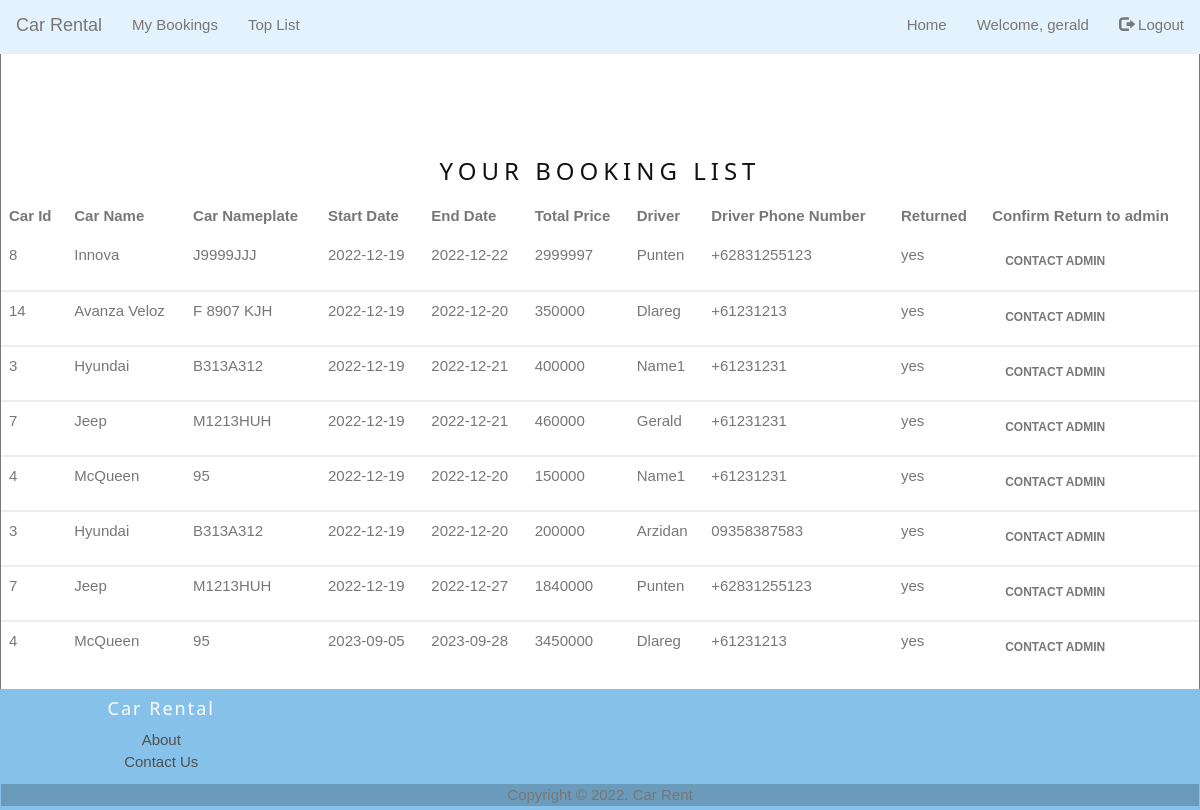
Page /mybooking.php?user_id=6 (signed in) on the committed database.
### tables this page shows
CREATE TABLE `booking` (
  `book_id` int(255) NOT NULL,
  `user_id` int(50) NOT NULL,
  `car_id` int(50) NOT NULL,
  `driver_id` int(50) NOT NULL,
  `startDate` varchar(2555) NOT NULL,
  `endDate` varchar(2555) NOT NULL,
  `price` int(100) NOT NULL,
  `no_days` int(50) DEFAULT NULL,
  `total_price` int(255) NOT NULL,
  `returned` varchar(3) NOT NULL
);

CREATE TABLE `cars` (
  `car_id` int(255) NOT NULL,
  `car_name` varchar(50) NOT NULL,
  `car_nameplate` varchar(50) NOT NULL,
  `car_img` varchar(50) DEFAULT 'NA',
  `price` int(11) DEFAULT NULL,
  `year` int(6) DEFAULT NULL,
  `car_availability` tinyint(1) DEFAULT 1,
  `car_status` enum('Accessible','Inaccessible') DEFAULT NULL
);

CREATE TABLE `driver` (
  `driver_id` int(255) NOT NULL,
  `driver_name` varchar(50) NOT NULL,
  `dl_number` varchar(50) NOT NULL,
  `driver_phone` varchar(15) NOT NULL,
  `driver_address` varchar(50) NOT NULL,
  `driver_gender` varchar(10) NOT NULL,
  `driver_availability` tinyint(1) DEFAULT 1,
  `driver_status` enum('Active','Inactive') DEFAULT NULL
);

### mybooking.php (the view, shortened to what this page needs)
<?php
@include 'config.php';
?>
<!DOCTYPE html>
<html lang="en">
<head>
  <link rel="stylesheet" href="https://maxcdn.bootstrapcdn.com/bootstrap/3.4.1/css/bootstrap.min.css">
    <link rel="stylesheet" href="assets/bootstrap/css/bootstrap.min.css">
    <link rel="stylesheet" href="assets/fonts/font-awesome.min.css">
    <link rel="stylesheet" href="assets/css/user.css">
    <link rel="stylesheet" href="assets/w3css/w3.css">
</head>
    <?php
    include('navbar.php');
    ?>
    <center>
<h3 > Car Table </h3>
<div style="border:solid 1px;">
<?php
$user_id = $_GET['user_id'];
$results = mysqli_query($conn, "SELECT * FROM cars, booking, driver WHERE cars.car_id = booking.car_id AND booking.driver_id = driver.driver_id AND booking.user_id = '$user_id'");
?>
<br id="list_booking"><br><br><br>
<h3>Your Booking List</h3>
<table class ="table">
	<thead class="thead-dark">
	<tr>
    <th>Car Id</th>
		<th>Car Name</th>
		<th>Car Nameplate</th>
		<th>Start Date</th>
    <th>End Date</th>
		<th>Total Price</th>
		<th>Driver</th>
    <th>Driver Phone Number</th>
    <th>Returned</th>
    <th>Confirm Return to admin</th>
	</tr>
	</thead>
  <tbody class="tbody-light">
	<?php while ($display = mysqli_fetch_array($results)) {?>
	<tr>
		<td><?php echo $display['car_id']; ?></td>
		<td><?php echo $display['car_name']; ?></td>
		<td><?php echo $display['car_nameplate']; ?></td>
    <td><?php echo $display["startDate"] ?></td>
    <td><?php echo $display["endDate"]; ?></td>
    <td><?php echo $display['total_price']; ?></td>
    <td><?php echo $display['driver_name']; ?></td>
    <td><?php echo $display['driver_phone'];?></td>
    <td><?php echo $display['returned'];?></td>
    <td><a class="btn button-error" href="contactus.php">Contact Admin</a></td>
	</tr>
	</tbody>
	<?php }?>
</table>
</div>
<?php include('footer.php');?>
</body>

### navbar.php
<nav class="navbar sticky-top navbar-fixed-top navbar-light" style="background-color: #e3f2fd;">
  <div class="container-fluid">
    <div class="navbar-header">
    <?php if($_SESSION['userType'] == 1){?>
      <a class="navbar-brand" href="admin_page.php">Car Rental | Admin Panel</a>
    </div>
    <ul class="nav navbar-nav">
        <li><a href="admin_page.php"><i class="fa fa-dashboard"></i> Dashboard</a></li>
				<li><a href="tambahmobil.php"><i class="fa-solid fa-car"></i></i></i> Add car</a></li>
				<li><a href="tambahdriver.php"><i class="fa-solid fa-user"></i></i> Add Driver</a></li>
				<li><a href="viewbook.php"><i class="fa-solid fa-book"></i></i></i> View Book</a></li>
        <?php if(stripos($_SERVER['REQUEST_URI'], 'admin_page.php')){ ?>
        <li><a href="#car_table">Car Table</a></li>
        <li><a href="#driver_table">Driver Table</a></li>
        <?php } else?> <?php if(stripos($_SERVER['REQUEST_URI'], 'viewbook.php')){ ?>
          <li><a href="#view">View Booking Table</a></li>
        <?php }?>
    </ul>
    <?php } else{?>
    <a class="navbar-brand" href="user_page.php">Car Rental</a>
  </div>
  <ul class="nav navbar-nav">
  <li><a href="mybooking.php?user_id=<?php $user_id= $_SESSION['user_id']; echo $user_id;?>"> My Bookings </a></li>
  <?php if(stripos($_SERVER['REQUEST_URI'], 'mybooking.php')){ ?>
          <li><a href="#list_booking">Top List</a></li>
    <?php }?>
  </ul>
  <?php }?>
    <ul class="nav navbar-nav navbar-right">
    <li class="active"><?php if($_SESSION['userType'] == 1){echo "<a href='admin_page.php'>Main";} elseif($_SESSION['userType'] == 2){echo "<a href='user_page.php'>Home";}?></a></li>
    <?php if ($_SESSION["loggedin"] != true) {?>
    <li><a href='register_form.php'><span class='glyphicon glyphicon-user'></span> Register</a></li>
  <li><a href='login_form.php'><span class='glyphicon glyphicon-log-in'></span> Login</a></li>
<?php }else{?>
  <li><a href="#">Welcome, <?php if($_SESSION['userType'] == 1){echo $_SESSION['admin_name'];} elseif($_SESSION['userType'] == 2){echo $_SESSION['user_name'];}?> </a></li>
<li> <a href='logout.php'><span class='glyphicon glyphicon-log-out'></span> Logout</a></li>
<?php } ?>
    </ul>
  </div>
</nav>

### footer.php
  <navbar class="navbar navbar-fixed-bottom" style="background-color: #85C1E9;">
    <div class="container p-4">
      <div class="row">
        <div class="col-lg-3 col-md-6 mb-4">
          <h5 class="mb-3" style="letter-spacing: 2px; color: #ffff;">Car Rental</h5>
          <ul class="list-unstyled mb-0">
            <li class="mb-1">
              <a href="About.php" style="color: #4f4f4f;">About</a>
            </li>
            <li class="mb-1">
              <a href="contactus.php" style="color: #4f4f4f;">Contact Us</a>
            </li>
          </ul>
        </div>
      </div>
    </div>
    <div class="text-center p-3" style="background-color: rgba(0, 0, 0, 0.2);">
      Copyright © 2022. Car Rent
    </div>
</navbar>

### assets/w3css/w3.css (style rules this page uses)
*,*:before,*:after { box-sizing:inherit }
html { -ms-text-size-adjust:100%;-webkit-text-size-adjust:100% }
article,aside,details,figcaption,figure,footer,header,main,menu,nav,section,summary { display:block }
a { background-color:transparent;-webkit-text-decoration-skip:objects }
html,body { font-family:Verdana,sans-serif;font-size:15px;line-height:1.5 }
html { overflow-x:hidden }
h3 { font-size:24px }
h5 { font-size:18px }
h1,h2,h3,h4,h5,h6 { font-family:"Segoe UI",Arial,sans-serif;font-weight:400;margin:10px 0 }
a { color:inherit }

### rows in the picture
booking: car "8", car.car_name "Innova", car.car_nameplate "J9999JJJ", startDate "2022-12-19", endDate "2022-12-22", total_price "2999997", driver.driver_name "Punten", driver.driver_phone "+62831255123", returned "yes"
booking: car "14", car.car_name "Avanza Veloz", car.car_nameplate "F 8907 KJH", startDate "2022-12-19", endDate "2022-12-20", total_price "350000", driver.driver_name "Dlareg", driver.driver_phone "+61231213", returned "yes"
booking: car "3", car.car_name "Hyundai", car.car_nameplate "B313A312", startDate "2022-12-19", endDate "2022-12-21", total_price "400000", driver.driver_name "Name1", driver.driver_phone "+61231231", returned "yes"
booking: car "7", car.car_name "Jeep", car.car_nameplate "M1213HUH", startDate "2022-12-19", endDate "2022-12-21", total_price "460000", driver.driver_name "Gerald", driver.driver_phone "+61231231", returned "yes"
booking: car "4", car.car_name "McQueen", car.car_nameplate "95", startDate "2022-12-19", endDate "2022-12-20", total_price "150000", driver.driver_name "Name1", driver.driver_phone "+61231231", returned "yes"
booking: car "3", car.car_name "Hyundai", car.car_nameplate "B313A312", startDate "2022-12-19", endDate "2022-12-20", total_price "200000", driver.driver_name "Arzidan", driver.driver_phone "09358387583", returned "yes"
booking: car "7", car.car_name "Jeep", car.car_nameplate "M1213HUH", startDate "2022-12-19", endDate "2022-12-27", total_price "1840000", driver.driver_name "Punten", driver.driver_phone "+62831255123", returned "yes"
booking: car "4", car.car_name "McQueen", car.car_nameplate "95", startDate "2023-09-05", endDate "2023-09-28", total_price "3450000", driver.driver_name "Dlareg", driver.driver_phone "+61231213", returned "yes"

### other values in the picture
$_SESSION['user_name'] "gerald"
